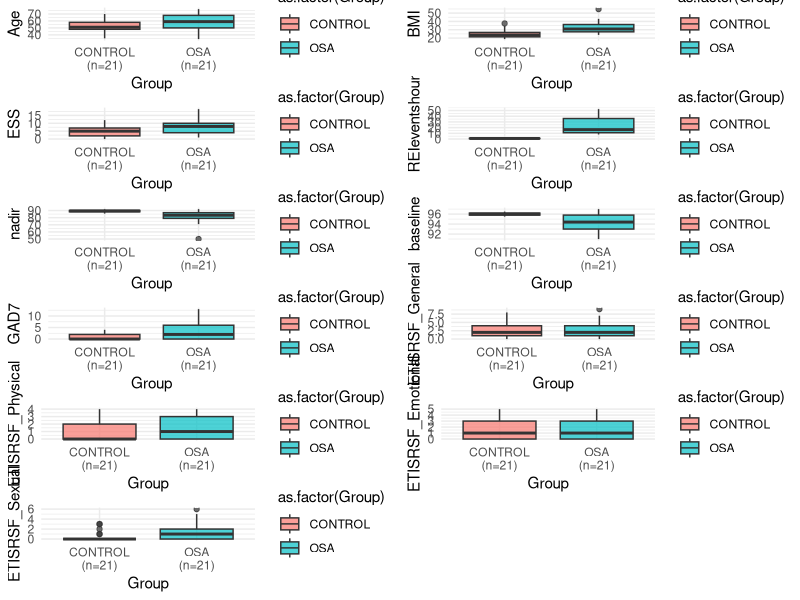
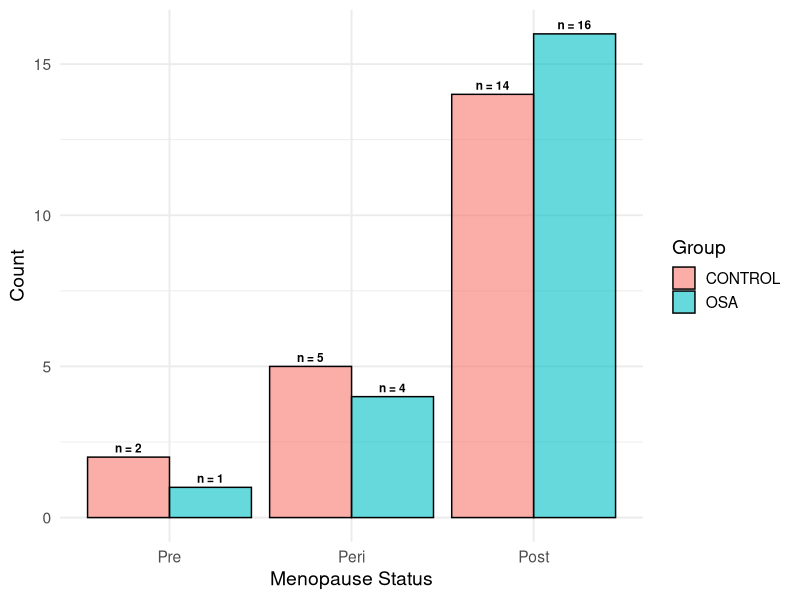
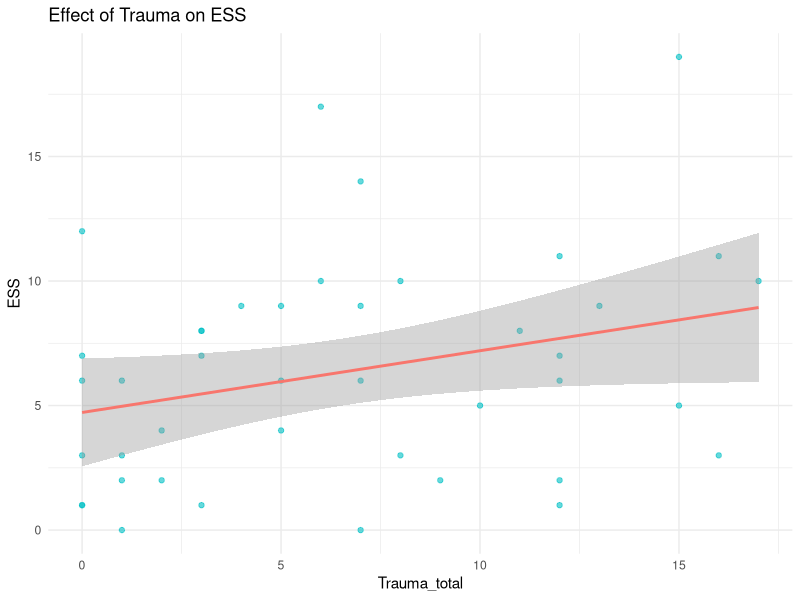
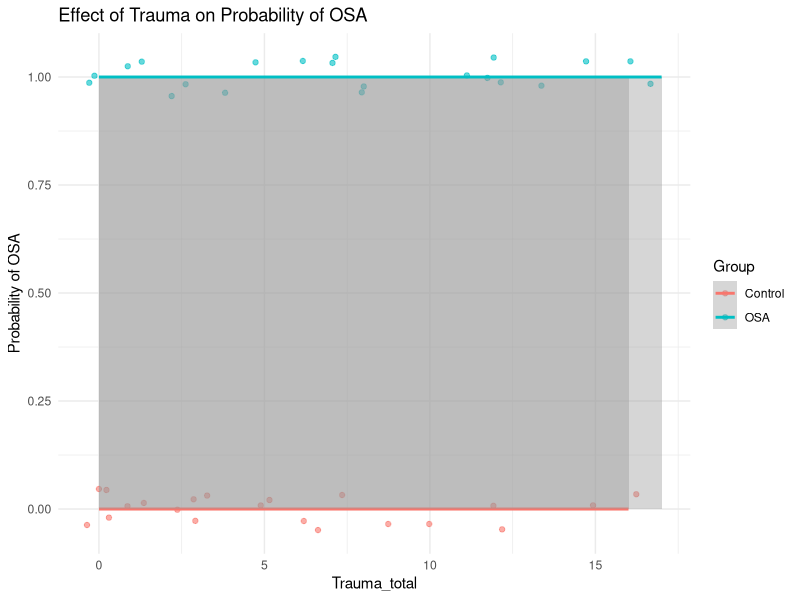
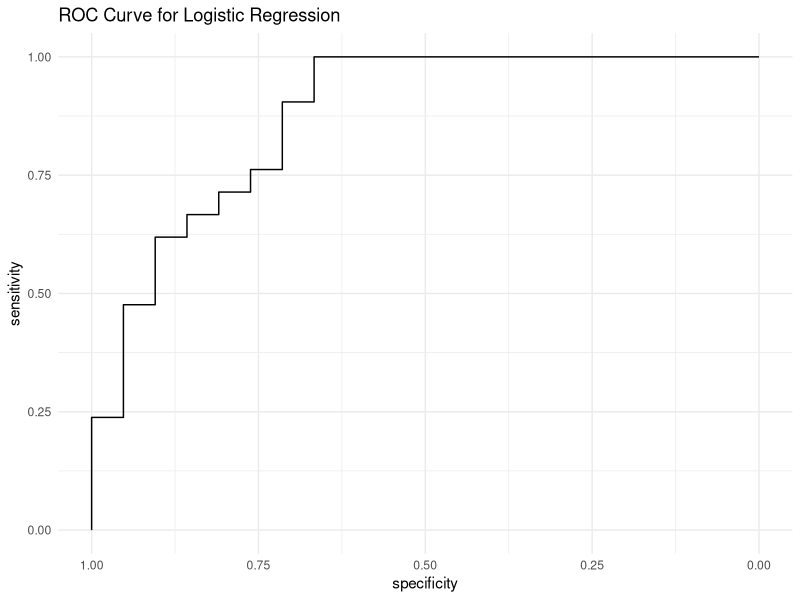

The R source for these figures, in order:
# R course for beginners
#Final assignment by Anastasia Keidar, id 322044082

# in MAC Shift + Command + 0 to restart the R session (clear workspace and packages)
# ^ + L to clear the console.

# Loading required packages

library(dplyr)
library(gridExtra)
library(ggplot2)
library(skimr)
library(broom)
library(pROC)

# laod data

data <- read.csv("./OSA-childhood trauma - Raw Data.csv")

# Step 1 - Defining the research question ----

# 1. Dataset - Write a few sentences describing the data set and why you chose it.

# The dataset used in this analysis examines various health-related factors, including daytime sleepiness (ESS), presence of obstructive sleep apnea (OSA) and history of childhood trauma.
# It includes measures of trauma history (ETISR-SF subscales), demographic variables (Age, BMI, Menopause status), and clinical outcomes.  
# I chose this dataset because my research focuses on childhood abuse, and I wanted to work with existing data rather than my own.
# Additionally, since my doctoral research does not involve experimental or control groups, I wanted to gain experience analyzing data that includes distinct comparison groups (OSA vs. Control). 
# This allowed me to explore methodologies and statistical approaches that I might not typically use in my work.

# 2. Preview data using the ggdist or ggplot package.

# Descriptive statistics

summary_stats <- data |>
  group_by(Group) |>
  summarise(
    across(c(Age, BMI, ESS, REIeventshour, nadir, baseline, GAD7, ETISRSF_General, ETISRSF_Physical, ETISRSF_Emotional, ETISRSF_Sexual), 
           list(mean = ~mean(.x, na.rm = TRUE), 
                sd = ~sd(.x, na.rm = TRUE), 
                range = ~quantile(.x, probs = c(0,1), na.rm = TRUE) |> paste(collapse = " - ")),
           .names = "{.col}_{.fn}"),
    Menopause_mode = names(sort(table(Menopause), decreasing = TRUE))[1],
    .groups = "drop"
    )
print(summary_stats)

# Graph display for the distribution of variables
# Click "zoom" for optimal viewing.

variables <- c("Age", "BMI", "ESS", "REIeventshour", "nadir", "baseline", "GAD7", "ETISRSF_General", "ETISRSF_Physical", "ETISRSF_Emotional", "ETISRSF_Sexual")

group_sizes <- data |>
  group_by(Group) |>
  summarise(n = n()) |>
  mutate(label = paste0(Group, "\n(n=", n, ")"))

group_labels <- setNames(group_sizes$label, group_sizes$Group)

plot_list <- lapply(variables, function(var) {
  ggplot(data, aes(x = as.factor(Group), y = .data[[var]], fill = as.factor(Group))) +
    geom_boxplot(alpha = 0.7) +
    labs(x = "Group", y = var) +
    scale_x_discrete(labels = group_labels) +
    theme_minimal()
  })

grid.arrange(grobs = plot_list, ncol = 2)

# Displaying a variable "Menopause" separately due to it being categorical

menopause_labels <- c("1" = "Pre", "2" = "Peri", "3" = "Post")

group_sizes <- data |>
  count(Menopause, Group) |>
  mutate(Menopause = factor(Menopause, levels = c("1", "2", "3"), labels = c("Pre", "Peri", "Post")))

ggplot(group_sizes, aes(x = Menopause, y = n, fill = as.factor(Group))) +
  geom_bar(stat = "identity", position = "dodge", alpha = 0.6, color = "black") +  
  geom_text(aes(label = paste0("n = ", n)),
            position = position_dodge(width = 0.9), vjust = -0.5, size = 3, fontface = "bold") + 
  scale_fill_manual(values = c("CONTROL" = "#F8766D", "OSA" = "#00BFC4")) +
  labs(x = "Menopause Status", y = "Count", fill = "Group") +
  theme_minimal(base_size = 14)

# 3. The research question

# Does OSA mediate the relationship between childhood trauma history and daytime sleepiness?

# Step 2 - Pre-processing the data ----

# 1. Predictor/predicted variables for the analysis.
# Dependent Variable: daytime sleepiness as measured by ESS (Epworth Sleepiness Scale).
# Predictors: Childhood trauma as measured by ETISR-SF (General,Physical, Emotional and Sexual).
# Mediating variable: OSA as measured by "Group".
# Variables to monitor: Age, BMI.

# 2. Process the variables

data <- data |>
  mutate(
    Trauma_total = ETISRSF_General + ETISRSF_Physical + ETISRSF_Emotional + ETISRSF_Sexual,
    Group_binary = as.integer(Group == "OSA")
    )

# 3. Creating a function

calculate_summary <- function(df, vars) {
  df |>
    group_by(Group_binary) |>  
    summarise(
      across(all_of(vars),
             list(mean = ~mean(.x, na.rm = TRUE),
                  sd = ~sd(.x, na.rm = TRUE)),
             .names = "{.col}_{.fn}"),
      .groups = "drop"
    )
  }

summary_stats <- calculate_summary(data, c("Age", "BMI", "Trauma_total", "ESS"))

print(summary_stats)

# 4. Using a function from a package we haven't learned about

skim(data[data$Group_binary == 1, c("Age", "BMI", "ESS", "Trauma_total")])

# Step 3 - Data analysis ----
# 1. a. Regression Analysis - Multiple Linear Regression

linear_model <- lm(ESS ~ Trauma_total + Age + BMI, data = data)
summary(linear_model)

# 2. a. Interpretation of the results

tidy(linear_model, conf.int = TRUE)

# Trauma_total is not significant (p = 0.171), but the direction is positive (B = 0.184).
# The model explains only 16.4% of the variance in ESS (R² = 0.164).
# Conclusion: The relationship between trauma and ESS is very weak and not significant.
# Here we already see that there is not a strong enough relationship to justify mediation.

# 3. a. A graph

ggplot(data, aes(x = Trauma_total, y = ESS)) +
  geom_point(alpha = 0.6, color = "#00BFC4") +
  geom_smooth(method = "lm", se = TRUE, color = "#F8766D") +
  labs(title = "Effect of Trauma on ESS", 
       x = "Trauma_total", 
       y = "ESS") +
  theme_minimal()

# 1. b. Regression Analysis - Logistic Regression.

logistic_model <- glm(Group_binary ~ Trauma_total + Age + BMI, data = data, family = binomial)
summary(logistic_model)

# 2. b. Interpretation of the results

logistic_results <- tidy(logistic_model, conf.int = TRUE, exponentiate = TRUE)
model_diagnostics <- glance(logistic_model)
list(results = logistic_results, diagnostics = model_diagnostics)

# Trauma_total is not significant (p = 0.781, B = 0.023).
# Age is almost significant (p = 0.056, B = 0.074).
# BMI is significant (p = 0.005, B = 0.258).
# Conclusion: Trauma does not predict OSA at all, age almost influences and BMI strongly and significantly influences.
# Since trauma does not predict OSA, there cannot be mediation of OSA on the relationship between trauma and ESS.

# 3. b. A graph

ggplot(data, aes(x = Trauma_total, y = Group_binary, color = as.factor(Group_binary))) +
  geom_jitter(height = 0.05, alpha = 0.6) +
  geom_smooth(method = "glm", method.args = list(family = "binomial"), se = TRUE) +
  scale_color_manual(values = c("0" = "#F8766D", "1" = "#00BFC4"), labels = c("Control", "OSA")) +
  labs(title = "Effect of Trauma on Probability of OSA", 
       x = "Trauma_total", 
       y = "Probability of OSA", 
       color = "Group") +
  theme_minimal()

# 4. ROC graph for logistic regression analysis

data$predicted_prob <- predict(logistic_model, type = "response")

roc_curve <- roc(data$Group_binary, data$predicted_prob)

ggroc(roc_curve) +
  ggtitle("ROC Curve for Logistic Regression") +
  theme_minimal()
